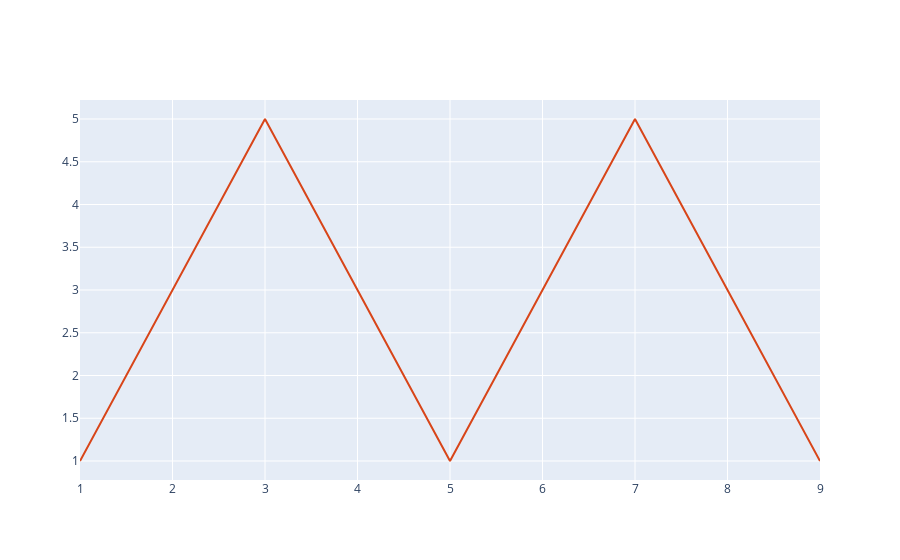

Write notebook code for a chart like this one.
### Markdown cell above
Introducimos el eje x y le damos formato.

### Code cell
# --
# Informamos eje x y el formato de la serie
# --
fig = go.Figure()
fig.add_trace(go.Scatter(x = eje_x, 
                         y = eje_y,
                         mode = "lines",
                         name = 'Líneas',
                         line_color = 'rgb(216,69,25)'))

fig.show()

### Figure 1 — Plotly figure (JSON) as saved in the notebook; plotly's stock layout.template omitted (floating-point values rounded to 4 significant figures)
{"data": [{"line": {"color": "rgb(216,69,25)"}, "mode": "lines", "name": "Líneas", "type": "scatter", "x": [1, 2, 3, 4, 5, 6, 7, 8, 9], "y": [1, 3, 5, 3, 1, 3, 5, 3, 1]}], "layout": {}}
